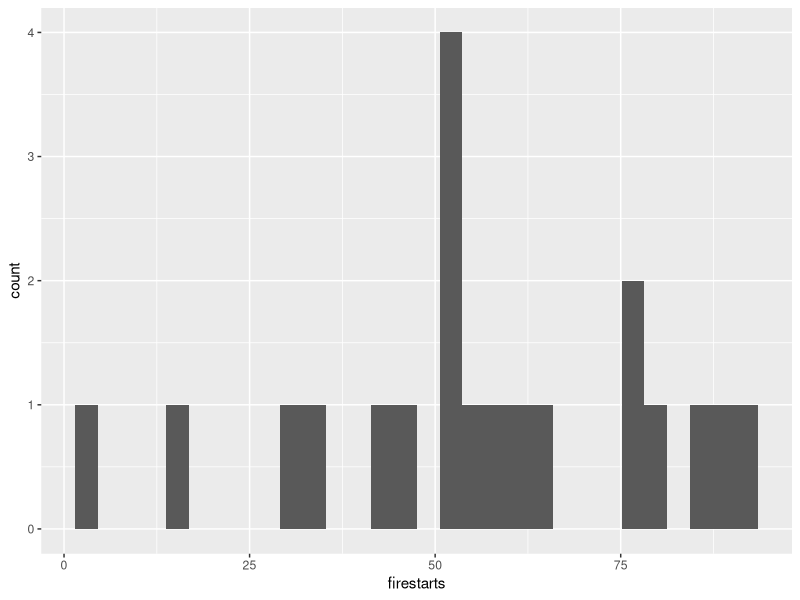
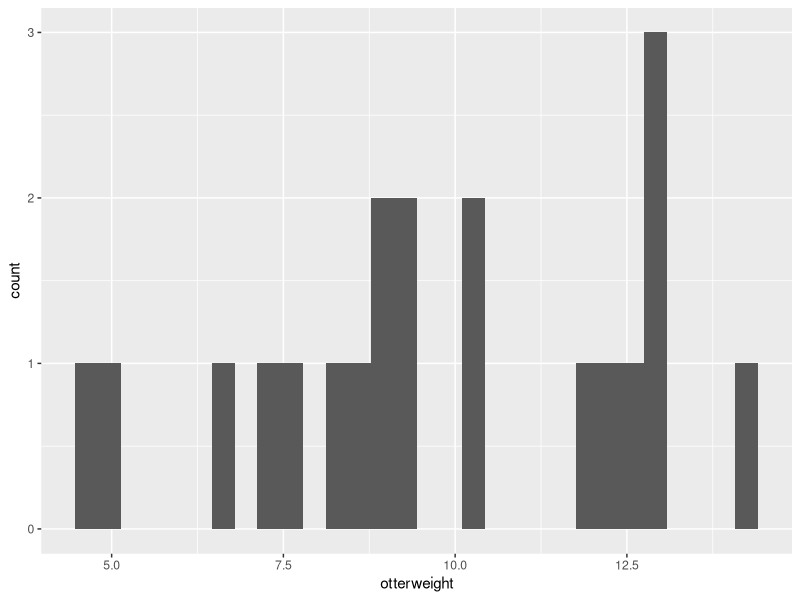
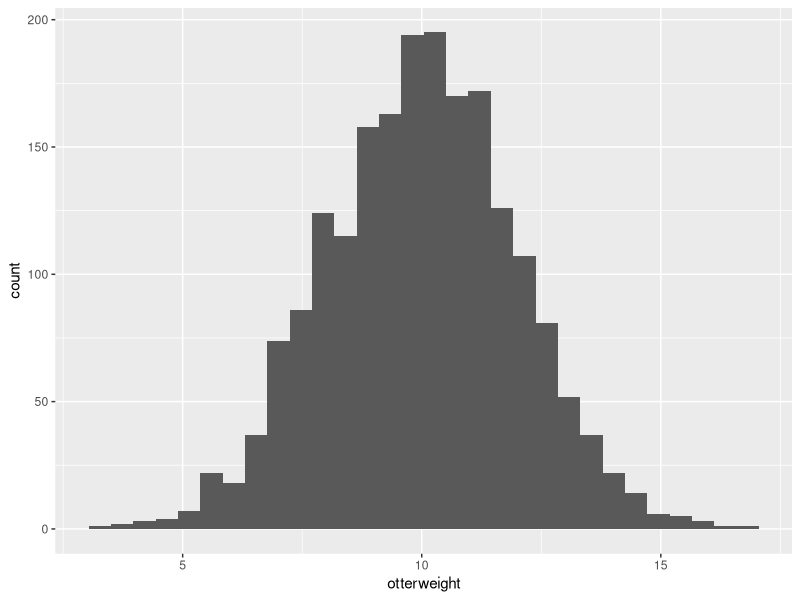
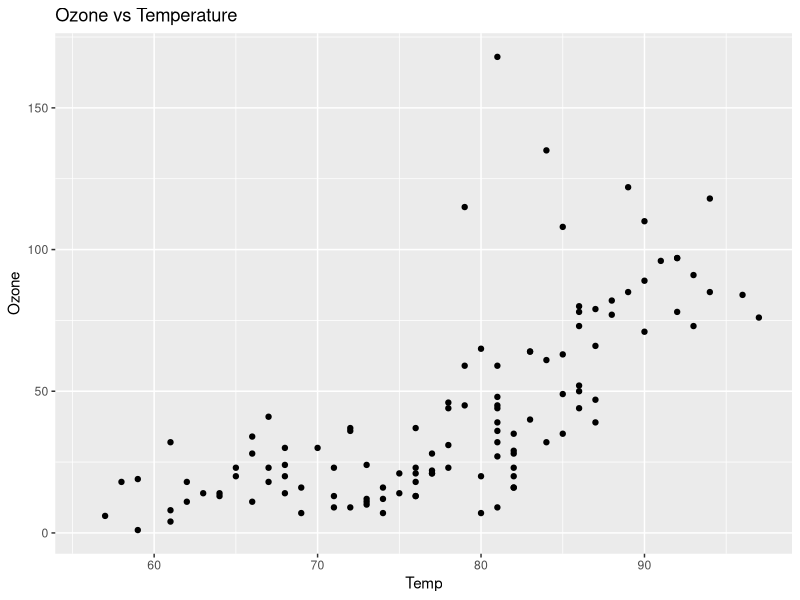
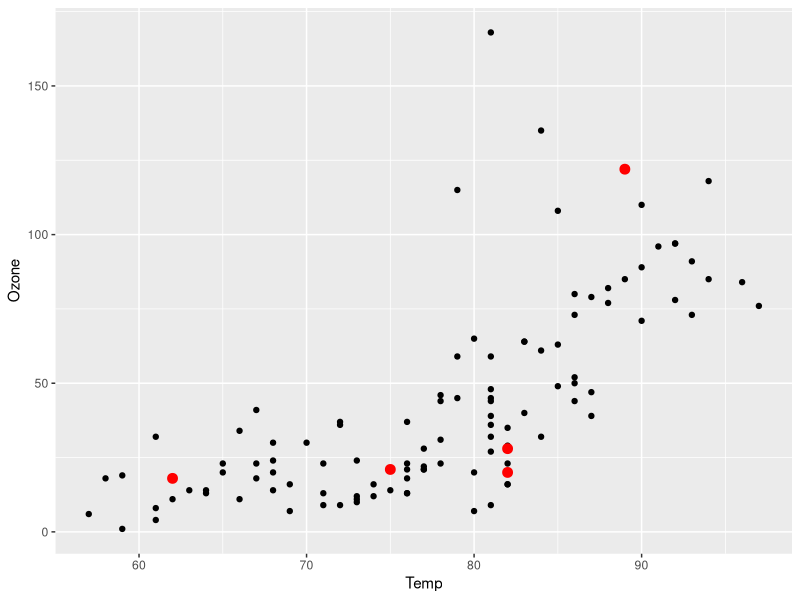
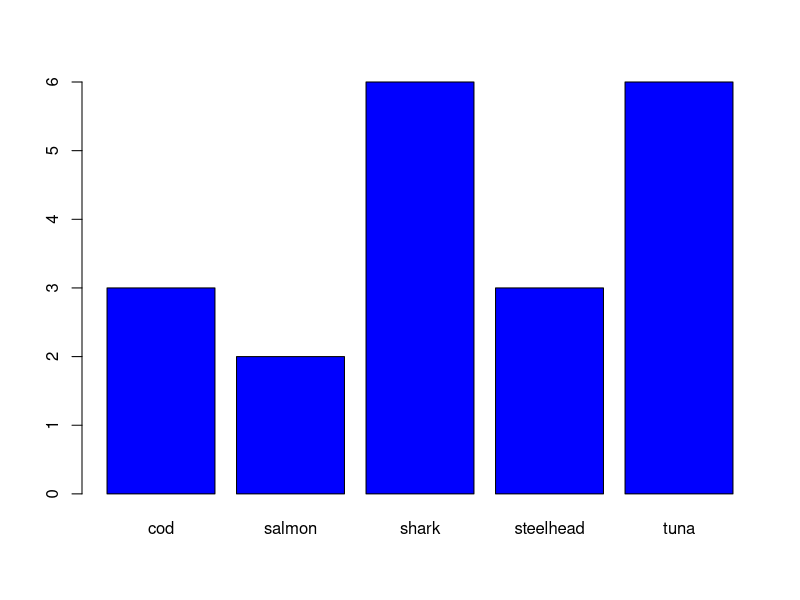
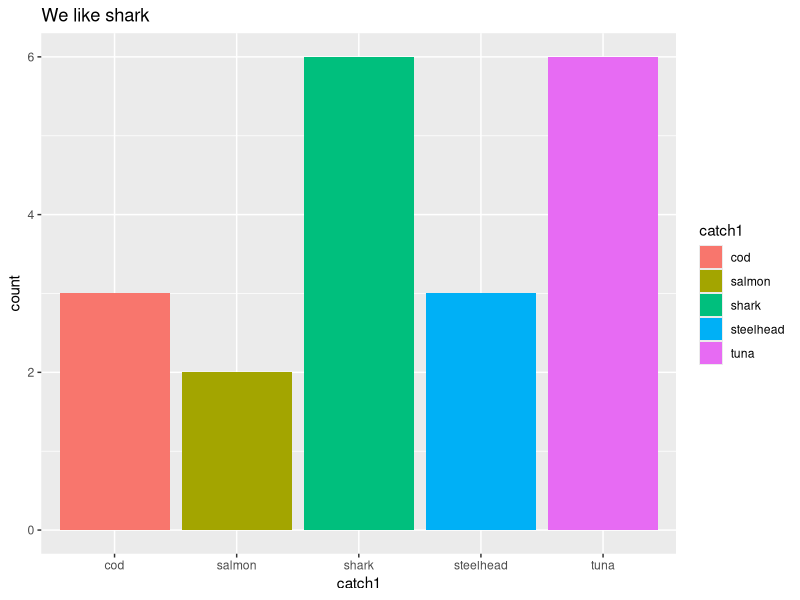
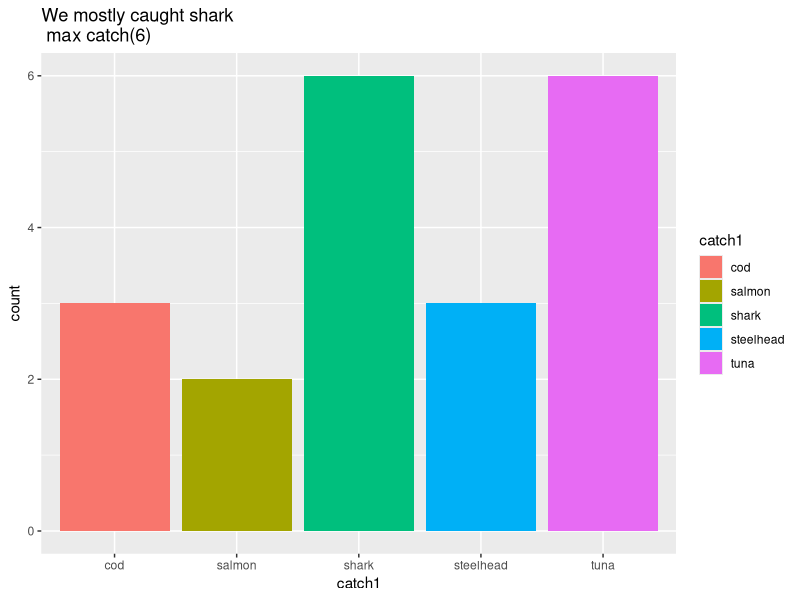

Reproduce these figures in R, in order.
## ---- chunk 1
knitr::opts_chunk$set(echo =TRUE)
knitr::opts_chunk$set(error=TRUE)

library(tidyverse)

## ---- chunk 2
# want to randomly start 20  fires in a fire model, locations numbered from 1 to 100
firestarts = runif(20, min=0, max=100)
ggplot(data.frame(firestarts=firestarts), aes(firestarts))+geom_histogram()


# want to mimic a population of 20 otters with a mean weight of 10 kg and a standard deviation of 2 kg
otterweight = rnorm(20, mean=10, sd=2)
ggplot(data.frame(otterweight), aes(otterweight))+geom_histogram()

# notice how the more you sample the more it looks normal
otterweight = rnorm(2000, mean=10, sd=2)
ggplot(data.frame(otterweight), aes(otterweight))+geom_histogram()


# sample allows you to pick from a vector of values, lets say we want to randomly pick years from a sequence of years from 2000 to 2025
# two options - we allow a year to be picked more than once
pick = sample(seq(2000,2025), size=2, replace=T)
pick
# no repeat years
pick = sample(seq(2000,2025), size=20, replace=F)
pick

## ---- chunk 3

data()

# Lets look at New York Air Quality Measurement
# load into your R environment
data(airquality)
# learn about dataset
help(airquality)
# a good way to see structure of data
str(airquality)
attributes(airquality)

# does Ozone correlate with air temperature
ggplot(airquality, aes(x=Temp, y=Ozone))+geom_point()+ggtitle("Ozone vs Temperature")

# lets say we are testing a new product and we want a sample of 5 ozone measurement that conforms to the distribution in this dataset
ozone_sample = sample(airquality$Ozone, size=5, replace=F)
ozone_sample
# this works but we have some NA values - maybe subset
airquality_clean = na.omit(airquality)

# Issue 2 - we can't link that Ozone with other measurements in the dataset - we need to sample the row number instead of ozone
ozone_sample = sample(1:nrow(airquality_clean), size=5, replace=F)
ozone_sample
airquality_clean[ozone_sample,]
# plot our sample days

ggplot(airquality_clean, aes(x=Temp, y=Ozone))+geom_point()+
  geom_point(data=data.frame(Temp=airquality_clean$Temp[ozone_sample], Ozone=airquality_clean$Ozone[ozone_sample]), color="red", size=3)

## ---- chunk 4
a = c(1.3, 1, 4, 1.3, 22)
# compute the mean
mean(a)
## ---- chunk 5
a = as.factor(a)
# compute the mean
mean(a)

#why? lets look
a




## ---- chunk 6

# create vector of possible fish 
possible.fish = c("salmon","steelhead","shark","tuna","cod")

# we can use sample to simulate a random recording of catch by fisherman, lets say we pick 20 fish from the net

catch1 = base::sample(possible.fish, size=20, replace=T)
# because possible.fish was a factor catch1 will be a factor
catch1

summary(catch1)
# if we want summary to be more useful - make this a factor
catch1 = as.factor(catch1)


# to quickly get frequencies of different fish and to plot 
summary(catch1)
plot(catch1, col="blue")


# we can also use summary to explore and return information about the distribution
# mean frequency of a particular type of fish
mean(summary(catch1))

# maximum frequency
max(summary(catch1))

# which fish was most frequently caught
which.max(summary(catch1))

#to get just the name 
names(which.max(summary(catch1)))

## ---- chunk 7

a = as.factor(c(1.3, 1, 4, 1.3, 22))
#sum(a)

# try to make a numeric version from the factor
b = as.numeric(a)
sum(b)
b

# better
b = as.character(a)
b = as.numeric(b)
b
sum(b)
## ---- chunk 8
examplestring = "River Otters"
nchar(examplestring)
## ---- chunk 9
sprintf("We found %d %s %3.1f miles from shore", 4,"Otters", 18.95632342)
## ---- chunk 10
# use results for creating text
# sprintf creates a string %s mean use what ever is after the , to fill in a string
plottitle=sprintf("We like %s", names(which.max(summary(catch1))))

ggplot(data.frame(catch1=catch1), aes(catch1, fill=catch1))+geom_histogram(stat="count")+labs(title=plottitle)

# you can also add numbers to the string
plottitle=sprintf("We mostly caught %s \n max catch(%d)", names(which.max(summary(catch1))), max(summary(catch1)))
ggplot(data.frame(catch1=catch1), aes(catch1, fill=catch1))+geom_histogram(stat="count")+labs(title=plottitle)

## ---- chunk 11

title = sprintf("Mean Ozone in dataset: %4.1f \n Mean Ozone in sample: %4.1f", mean(airquality$Ozone, na.rm=T), mean(airquality_clean$Ozone[ozone_sample], na.rm=T))
title

ggplot(airquality_clean, aes(x=Temp, y=Ozone))+geom_point()+
  geom_point(data=data.frame(Temp=airquality_clean$Temp[ozone_sample], Ozone=airquality_clean$Ozone[ozone_sample]), color="red", size=3) +ggtitle(title)
## ---- chunk 12

# make a list
sale = list(id=2, quality="high", contents=c("apple","cherry"), cost=c(4,5))
sale

#ways to access elements
sale$id
sale$what

# you can also access by list item number
# the [x] denotes the xth item in the list
sale[[3]]
sale[["contents"]]


# how do you get the second element in the vector that has the contents
# there are two ways


# add to a list
sale$location = "Farmers market"
sale
# or remove
sale$location = NULL
sale

# some tricky things
# correct accessing items in list
sale$cost
sale[[4]]

# works but
#sale[4]


sum(sale$cost)
sum(sale[[4]])
